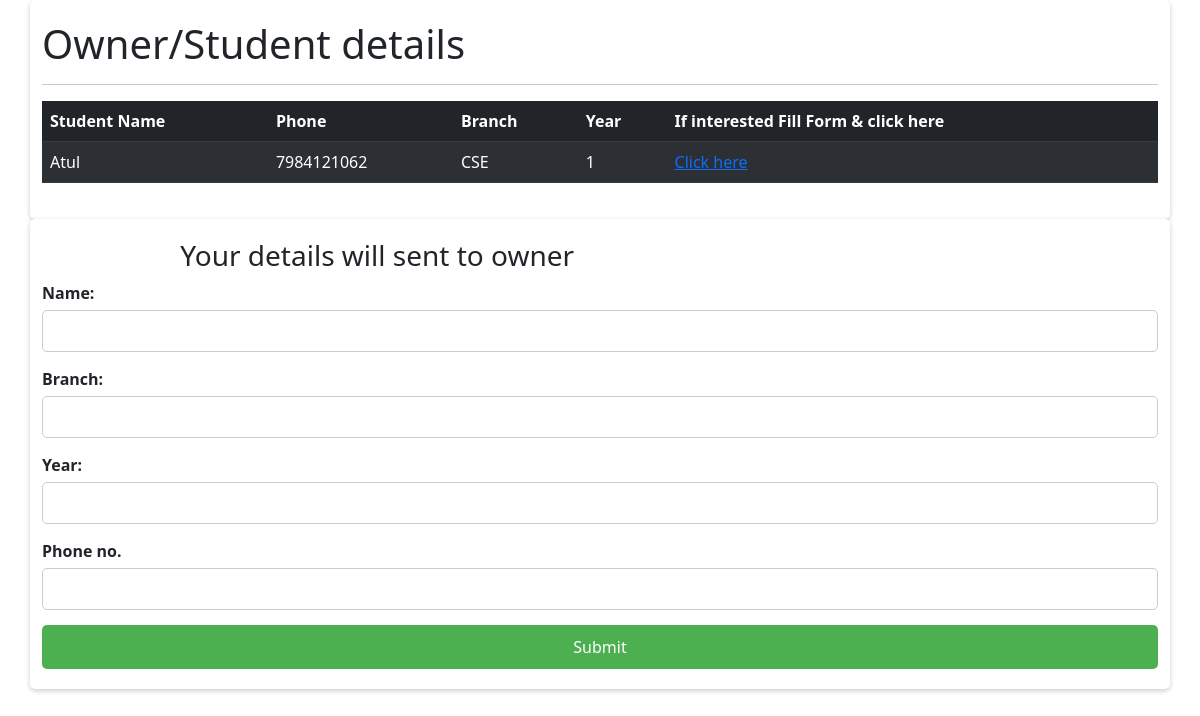
The page /contact/35/ on the database its author committed.
### new1/models.py (models this page shows, shortened)
class User1(models.Model):
    username = models.ForeignKey(User, on_delete=models.CASCADE,null=True,blank=True)
    firstname = models.CharField(max_length=100,null=False)
    lastname = models.CharField(max_length=100)
    student_id=models.IntegerField(default=0)
    phone=models.IntegerField()
    branch = models.CharField(max_length=100)
    year=models.IntegerField(default=0)
    building_name = models.CharField(max_length=100)
    room_number = models.CharField(max_length=10)
    room_type = models.CharField(max_length=50)
    space=models.IntegerField(default=0)
    rent = models.CharField(max_length=100)
    images1 = models.ImageField(upload_to="media",null=True)
    comments = models.CharField(max_length=255)

### new1/views.py (the view)
# urls.py: path('contact/<int:id>/',views.contact,name='contact'),
def contact(request,id):
    flats1=User1.objects.get(id=id)
    context={
        'flats1':flats1
    }
    gg=request.user
    rr=View1.objects.filter(rentp=gg).first()
    if(rr==None):
        return render(request,'contact.html',{'flats1':flats1})
    else:
        return render(request,'contact2.html',{'flats1':flats1})

### templates/contact.html (shortened to what this page needs)
<!DOCTYPE html>
<html lang="en">
<head>
    <link href="https://cdn.jsdelivr.net/npm/bootstrap@5.3.0/dist/css/bootstrap.min.css" rel="stylesheet">
</head>
<body>
    <div class="container">
        <h1>Owner/Student details</h1>
        <hr>
        <table  class="table table-dark table-striped">
            <thead>
              <tr>
                <th scope="col">Student Name</th>
                <th scope="col">Phone</th>
                <th scope="col">Branch</th>
                <th scope="col">Year</th>
                <th scope="col">If interested Fill Form & click here</th>
              </tr>
            </thead>
            <tbody>
              <tr>
                <td>{{flats1.firstname}}</td>
                <td>{{flats1.phone}}</td>
                <td>{{flats1.branch}}</td>
                <td>{{flats1.year}}</td>
                <td><a href="{%url 'view11' flats1.id%}">Click here</a></td>
              </tr>
            </tbody>
          </table>
      </div>
      <div class="container">
        <h3>
          &nbsp; &nbsp; &nbsp; &nbsp;&nbsp;&nbsp;&nbsp;&nbsp;&nbsp;&nbsp;&nbsp;&nbsp;&nbsp;        &nbsp;   Your details will sent to owner
        </h3>
        <form action="view11" method="POST">
            <div class="form-group">
                <label for="name">Name:</label>
                <input type="text" id="name" name="ownername" required>
            </div>
            <div class="form-group">
                <label for="branch">Branch:</label>
                <input type="text" id="branch" name="branch" required>
            </div>
            <div class="form-group">
                <label for="year">Year:</label>
                <input type="number" id="year" name="year" required>
            </div>
            <div class="form-group">
                <label for="phone">Phone no.</label>
                <input type="text" id="phone" name="phone" required>
            </div>
            <input type="submit" value="Submit">
        </form>
    </div>
  </body>
</html>

### templates/contact.html (style rules this page uses)
body { font-family: Arial, sans-serif; background-color: #f2f2f2; }
.container { max-width: 400px; margin: 0 auto; padding: 20px; background-color: #fff; border-radius: 5px; box-shadow: 0 2px 5px rgba(0, 0, 0, 0.2); }
.form-group { margin-bottom: 15px; }
label { display: block; margin-bottom: 5px; font-weight: bold; }
input[type="text"], input[type="number"] { width: 100%; padding: 8px; font-size: 16px; border: 1px solid #ccc; border-radius: 5px; }
input[type="submit"] { width: 100%; padding: 10px; font-size: 16px; background-color: #4CAF50; color: #fff; border: none; border-radius: 5px; cursor: pointer; }

### rows shown on the page
User1: firstname "Atul", phone "7984121062", branch "CSE", year "1"
